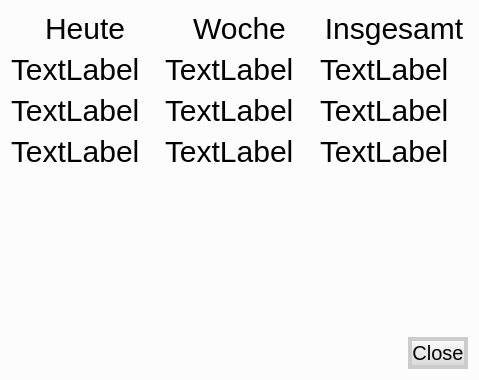
<?xml version="1.0" encoding="UTF-8"?>
<ui version="4.0">
 <class>AdminStatsWindow</class>
 <widget class="QDialog" name="AdminStatsWindow">
  <property name="geometry">
   <rect>
    <x>0</x>
    <y>0</y>
    <width>479</width>
    <height>380</height>
   </rect>
  </property>
  <property name="windowTitle">
   <string>Dialog</string>
  </property>
  <property name="styleSheet">
   <string notr="true">QLabel, QCheckBox {
    font-size: 30px;
}

QDialog {
	background-color: #FCFCFC;
}

QPushButton, QToolButton {
	border: 4px solid #CCC;
	border-radius: 0.5em;
	background-color: qlineargradient(spread:pad, x1:0, y1:0, x2:0, y2:1, stop:0 rgba(255, 255, 255, 255), stop:1 rgba(212, 212, 212, 255));
	text-align: bottom center;
	padding: 0.8em;
    font-size: 20px;
}

QPushButton:on, QToolButton:on {
	border-color: #85c441;
	background-color: qlineargradient(spread:pad, x1:0, y1:1, x2:0, y2:0, stop:0 rgba(255, 255, 255, 255), stop:1 rgba(212, 212, 212, 255));
}</string>
  </property>
  <layout class="QVBoxLayout" name="verticalLayout">
   <item>
    <layout class="QGridLayout" name="gridLayout">
     <item row="1" column="0">
      <layout class="QFormLayout" name="todayLayout">
       <property name="sizeConstraint">
        <enum>QLayout::SetNoConstraint</enum>
       </property>
       <item row="0" column="0">
        <widget class="QLabel" name="label">
         <property name="text">
          <string>TextLabel</string>
         </property>
        </widget>
       </item>
       <item row="1" column="0">
        <widget class="QLabel" name="label_2">
         <property name="text">
          <string>TextLabel</string>
         </property>
        </widget>
       </item>
       <item row="2" column="0">
        <widget class="QLabel" name="label_3">
         <property name="text">
          <string>TextLabel</string>
         </property>
        </widget>
       </item>
      </layout>
     </item>
     <item row="0" column="0">
      <widget class="QLabel" name="label_6">
       <property name="sizePolicy">
        <sizepolicy hsizetype="Preferred" vsizetype="Fixed">
         <horstretch>0</horstretch>
         <verstretch>0</verstretch>
        </sizepolicy>
       </property>
       <property name="font">
        <font>
         <pointsize>-1</pointsize>
        </font>
       </property>
       <property name="text">
        <string>Heute</string>
       </property>
       <property name="alignment">
        <set>Qt::AlignCenter</set>
       </property>
      </widget>
     </item>
     <item row="0" column="1">
      <widget class="QLabel" name="label_4">
       <property name="sizePolicy">
        <sizepolicy hsizetype="Preferred" vsizetype="Fixed">
         <horstretch>0</horstretch>
         <verstretch>0</verstretch>
        </sizepolicy>
       </property>
       <property name="font">
        <font>
         <pointsize>-1</pointsize>
        </font>
       </property>
       <property name="text">
        <string>Woche</string>
       </property>
       <property name="alignment">
        <set>Qt::AlignCenter</set>
       </property>
      </widget>
     </item>
     <item row="0" column="2">
      <widget class="QLabel" name="label_5">
       <property name="sizePolicy">
        <sizepolicy hsizetype="Preferred" vsizetype="Fixed">
         <horstretch>0</horstretch>
         <verstretch>0</verstretch>
        </sizepolicy>
       </property>
       <property name="font">
        <font>
         <pointsize>-1</pointsize>
        </font>
       </property>
       <property name="text">
        <string>Insgesamt</string>
       </property>
       <property name="alignment">
        <set>Qt::AlignCenter</set>
       </property>
      </widget>
     </item>
     <item row="1" column="1">
      <layout class="QFormLayout" name="weekLayout">
       <property name="sizeConstraint">
        <enum>QLayout::SetNoConstraint</enum>
       </property>
       <property name="fieldGrowthPolicy">
        <enum>QFormLayout::AllNonFixedFieldsGrow</enum>
       </property>
       <item row="0" column="0">
        <widget class="QLabel" name="label_7">
         <property name="text">
          <string>TextLabel</string>
         </property>
        </widget>
       </item>
       <item row="1" column="0">
        <widget class="QLabel" name="label_8">
         <property name="text">
          <string>TextLabel</string>
         </property>
        </widget>
       </item>
       <item row="2" column="0">
        <widget class="QLabel" name="label_9">
         <property name="text">
          <string>TextLabel</string>
         </property>
        </widget>
       </item>
      </layout>
     </item>
     <item row="1" column="2">
      <layout class="QFormLayout" name="totalLayout">
       <property name="sizeConstraint">
        <enum>QLayout::SetNoConstraint</enum>
       </property>
       <property name="fieldGrowthPolicy">
        <enum>QFormLayout::AllNonFixedFieldsGrow</enum>
       </property>
       <item row="0" column="0">
        <widget class="QLabel" name="label_10">
         <property name="text">
          <string>TextLabel</string>
         </property>
        </widget>
       </item>
       <item row="1" column="0">
        <widget class="QLabel" name="label_11">
         <property name="text">
          <string>TextLabel</string>
         </property>
        </widget>
       </item>
       <item row="2" column="0">
        <widget class="QLabel" name="label_12">
         <property name="text">
          <string>TextLabel</string>
         </property>
        </widget>
       </item>
      </layout>
     </item>
    </layout>
   </item>
   <item>
    <widget class="QDialogButtonBox" name="buttonBox">
     <property name="orientation">
      <enum>Qt::Horizontal</enum>
     </property>
     <property name="standardButtons">
      <set>QDialogButtonBox::Close</set>
     </property>
    </widget>
   </item>
  </layout>
 </widget>
 <resources/>
 <connections>
  <connection>
   <sender>buttonBox</sender>
   <signal>accepted()</signal>
   <receiver>AdminStatsWindow</receiver>
   <slot>accept()</slot>
   <hints>
    <hint type="sourcelabel">
     <x>248</x>
     <y>254</y>
    </hint>
    <hint type="destinationlabel">
     <x>157</x>
     <y>274</y>
    </hint>
   </hints>
  </connection>
  <connection>
   <sender>buttonBox</sender>
   <signal>rejected()</signal>
   <receiver>AdminStatsWindow</receiver>
   <slot>reject()</slot>
   <hints>
    <hint type="sourcelabel">
     <x>316</x>
     <y>260</y>
    </hint>
    <hint type="destinationlabel">
     <x>286</x>
     <y>274</y>
    </hint>
   </hints>
  </connection>
 </connections>
</ui>
